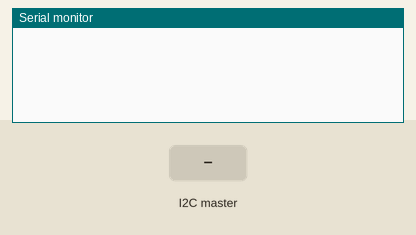
Simulated run of this sketch. Board: Arduino Uno, built with avr-gcc and run on an emulated ATmega328P. Shown: the last lines printed to the serial monitor. The inputs (shaded band) are chosen by the test bench.

Above: at 1.2 s.
1.3 s: the I2C master sends the byte 1
At 2.0 s:
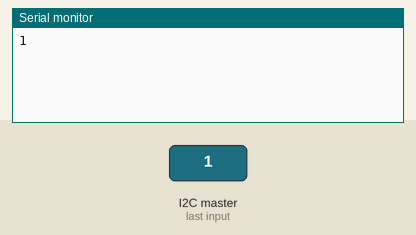
2.8 s: the I2C master sends the byte 90
At 4.0 s:
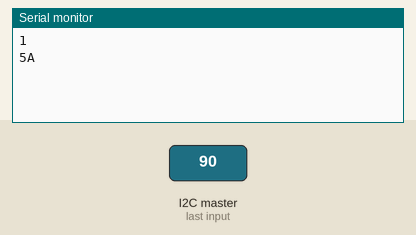
4.3 s: the I2C master sends the byte 200
At 5.5 s:
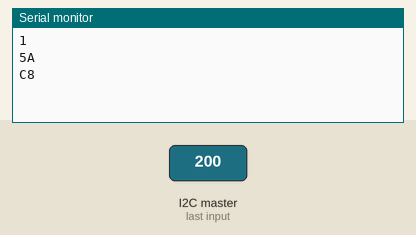

Measured:
- after the input at 1.3 s, the serial monitor: prints a new line at once (image 1)
- after the input at 2.8 s, the serial monitor: prints a new line at once (image 2)
- after the input at 4.3 s, the serial monitor: prints a new line at once (image 3)

The sketch:

SlaveNANO_1.ino
```cpp
#include<Wire.h>
#include<LiquidCrystal_I2C.h>
LiquidCrystal_I2C lcd(0x31, 16,2);
byte cmd;
void setup()
{
  Wire.begin(0x08);
  Serial.begin(9600);
  Wire.onReceive(receiveEvent);

}

void receiveEvent()
{
  cmd = Wire.read();
  Serial.println(cmd, HEX);

}
void loop()
{
 // lcd.begin(16,2);
  lcd.setCursor(0, 0);
  lcd.print(cmd,HEX);
  delay(2000);
}
```
